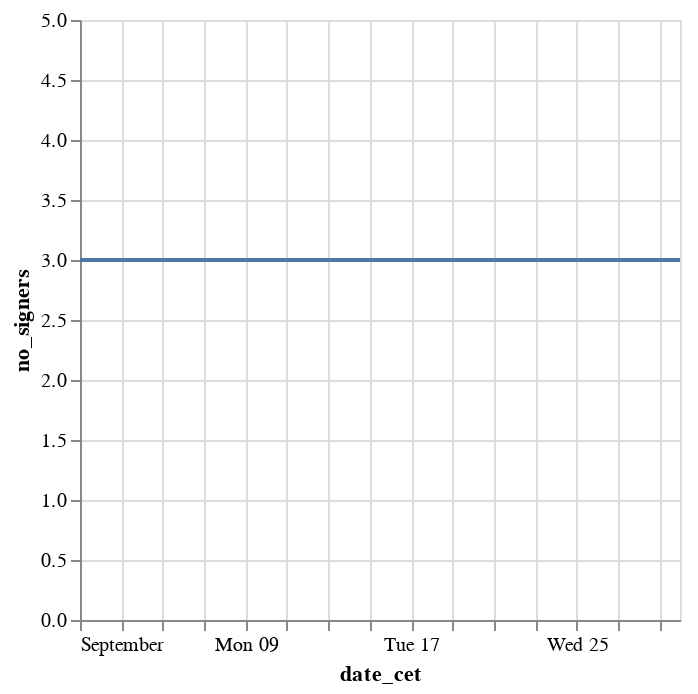

Notebook code for this chart:
### Code cell
(
    alt.Chart(
        df
        .filter(pl.col('program') == '3JmzqBoDLvNTPapBGCN7x23kTE5o7zkQ2fQhuyU3j9x6')
        .group_by(['program', 'date_cet'])
        .agg(
            pl.n_unique('signer').alias('no_signers')
        )
    ).mark_line().encode(
            x='date_cet:T',
            y=alt.Y('no_signers:Q', scale=alt.Scale(domain=[0, 5]))
        )
)

### Figure 1 — Vega-Lite specification as saved in the notebook (floating-point values rounded to 4 significant figures)
{"config": {"view": {"continuousWidth": 300, "continuousHeight": 300}}, "data": {"name": "data-689fc7abfff5002b627f77d402b376bb"}, "mark": {"type": "line"}, "encoding": {"x": {"field": "date_cet", "type": "temporal"}, "y": {"field": "no_signers", "scale": {"domain": [0, 5]}, "type": "quantitative"}}, "$schema": "https://vega.github.io/schema/vega-lite/v5.20.1.json", "datasets": {"data-689fc7abfff5002b627f77d402b376bb": [{"program": "3JmzqBoDLvNTPapBGCN7x23kTE5o7zkQ2fQhuyU3j9x6", "date_cet": "2024-09-01T00:00:00", "no_signers": 3}, {"program": "3JmzqBoDLvNTPapBGCN7x23kTE5o7zkQ2fQhuyU3j9x6", "date_cet": "2024-09-28T00:00:00", "no_signers": 3}, {"program": "3JmzqBoDLvNTPapBGCN7x23kTE5o7zkQ2fQhuyU3j9x6", "date_cet": "2024-09-04T00:00:00", "no_signers": 3}, {"program": "3JmzqBoDLvNTPapBGCN7x23kTE5o7zkQ2fQhuyU3j9x6", "date_cet": "2024-09-19T00:00:00", "no_signers": 3}, {"program": "3JmzqBoDLvNTPapBGCN7x23kTE5o7zkQ2fQhuyU3j9x6", "date_cet": "2024-09-20T00:00:00", "no_signers": 3}, {"program": "3JmzqBoDLvNTPapBGCN7x23kTE5o7zkQ2fQhuyU3j9x6", "date_cet": "2024-09-25T00:00:00", "no_signers": 3}, {"program": "3JmzqBoDLvNTPapBGCN7x23kTE5o7zkQ2fQhuyU3j9x6", "date_cet": "2024-09-06T00:00:00", "no_signers": 3}, {"program": "3JmzqBoDLvNTPapBGCN7x23kTE5o7zkQ2fQhuyU3j9x6", "date_cet": "2024-09-08T00:00:00", "no_signers": 3}, {"program": "3JmzqBoDLvNTPapBGCN7x23kTE5o7zkQ2fQhuyU3j9x6", "date_cet": "2024-09-09T00:00:00", "no_signers": 3}, {"program": "3JmzqBoDLvNTPapBGCN7x23kTE5o7zkQ2fQhuyU3j9x6", "date_cet": "2024-09-15T00:00:00", "no_signers": 3}, {"program": "3JmzqBoDLvNTPapBGCN7x23kTE5o7zkQ2fQhuyU3j9x6", "date_cet": "2024-09-03T00:00:00", "no_signers": 3}, {"program": "3JmzqBoDLvNTPapBGCN7x23kTE5o7zkQ2fQhuyU3j9x6", "date_cet": "2024-09-27T00:00:00", "no_signers": 3}, {"program": "3JmzqBoDLvNTPapBGCN7x23kTE5o7zkQ2fQhuyU3j9x6", "date_cet": "2024-09-21T00:00:00", "no_signers": 3}, {"program": "3JmzqBoDLvNTPapBGCN7x23kTE5o7zkQ2fQhuyU3j9x6", "date_cet": "2024-09-02T00:00:00", "no_signers": 3}, {"program": "3JmzqBoDLvNTPapBGCN7x23kTE5o7zkQ2fQhuyU3j9x6", "date_cet": "2024-09-14T00:00:00", "no_signers": 3}, {"program": "3JmzqBoDLvNTPapBGCN7x23kTE5o7zkQ2fQhuyU3j9x6", "date_cet": "2024-09-12T00:00:00", "no_signers": 3}, {"program": "3JmzqBoDLvNTPapBGCN7x23kTE5o7zkQ2fQhuyU3j9x6", "date_cet": "2024-09-05T00:00:00", "no_signers": 3}, {"program": "3JmzqBoDLvNTPapBGCN7x23kTE5o7zkQ2fQhuyU3j9x6", "date_cet": "2024-09-23T00:00:00", "no_signers": 3}, {"program": "3JmzqBoDLvNTPapBGCN7x23kTE5o7zkQ2fQhuyU3j9x6", "date_cet": "2024-09-16T00:00:00", "no_signers": 3}, {"program": "3JmzqBoDLvNTPapBGCN7x23kTE5o7zkQ2fQhuyU3j9x6", "date_cet": "2024-09-26T00:00:00", "no_signers": 3}, {"program": "3JmzqBoDLvNTPapBGCN7x23kTE5o7zkQ2fQhuyU3j9x6", "date_cet": "2024-09-13T00:00:00", "no_signers": 3}, {"program": "3JmzqBoDLvNTPapBGCN7x23kTE5o7zkQ2fQhuyU3j9x6", "date_cet": "2024-09-22T00:00:00", "no_signers": 3}, {"program": "3JmzqBoDLvNTPapBGCN7x23kTE5o7zkQ2fQhuyU3j9x6", "date_cet": "2024-09-07T00:00:00", "no_signers": 3}, {"program": "3JmzqBoDLvNTPapBGCN7x23kTE5o7zkQ2fQhuyU3j9x6", "date_cet": "2024-09-24T00:00:00", "no_signers": 3}, {"program": "3JmzqBoDLvNTPapBGCN7x23kTE5o7zkQ2fQhuyU3j9x6", "date_cet": "2024-09-30T00:00:00", "no_signers": 3}, {"program": "3JmzqBoDLvNTPapBGCN7x23kTE5o7zkQ2fQhuyU3j9x6", "date_cet": "2024-09-18T00:00:00", "no_signers": 3}, {"program": "3JmzqBoDLvNTPapBGCN7x23kTE5o7zkQ2fQhuyU3j9x6", "date_cet": "2024-09-29T00:00:00", "no_signers": 3}, {"program": "3JmzqBoDLvNTPapBGCN7x23kTE5o7zkQ2fQhuyU3j9x6", "date_cet": "2024-09-17T00:00:00", "no_signers": 3}, {"program": "3JmzqBoDLvNTPapBGCN7x23kTE5o7zkQ2fQhuyU3j9x6", "date_cet": "2024-09-11T00:00:00", "no_signers": 3}, {"program": "3JmzqBoDLvNTPapBGCN7x23kTE5o7zkQ2fQhuyU3j9x6", "date_cet": "2024-09-10T00:00:00", "no_signers": 3}]}}
